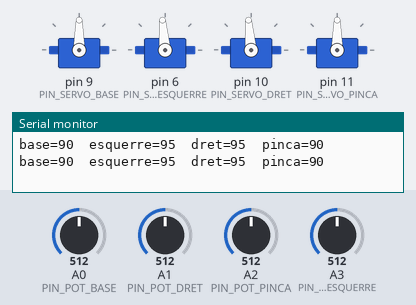
Bench run of a sketch on a simulated Arduino Uno, built with avr-gcc and run on an emulated ATmega328P. Shown: 4 × servo, the last lines printed to the serial monitor. The inputs (shaded band) are chosen by the test bench; at power-on: A0 (PIN_POT_BASE) = 512, A1 (PIN_POT_DRET) = 512, A2 (PIN_POT_PINCA) = 512, A3 (PIN_POT_ESQUERRE) = 512.

Above: at 1.2 s.
1.3 s: A0 (PIN_POT_BASE) set to 716
At 2.2 s:
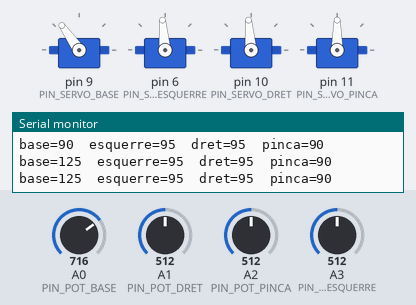
2.8 s: A1 (PIN_POT_DRET) set to 716
At 3.8 s:
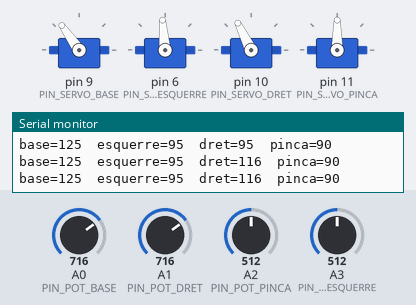
4.3 s: A2 (PIN_POT_PINCA) set to 716
At 4.6 s:
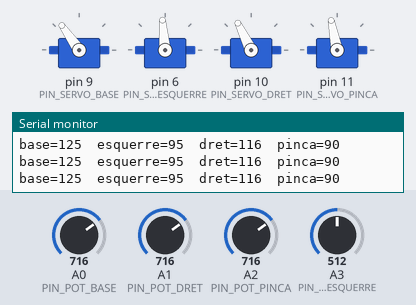
5.8 s: A3 (PIN_POT_ESQUERRE) set to 716
At 6.1 s:
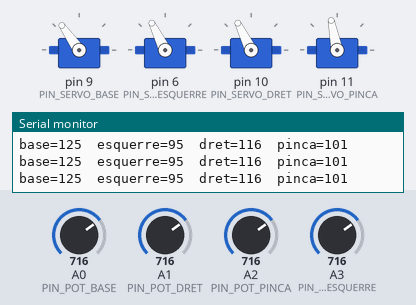
7.3 s: A0 (PIN_POT_BASE) set to 490
At 8.1 s:
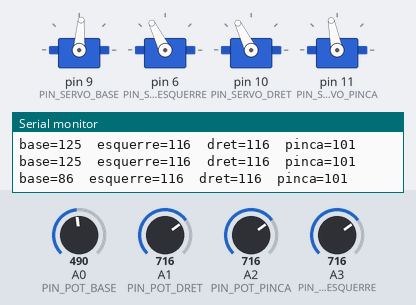
8.8 s: A1 (PIN_POT_DRET) set to 490
At 9.7 s:
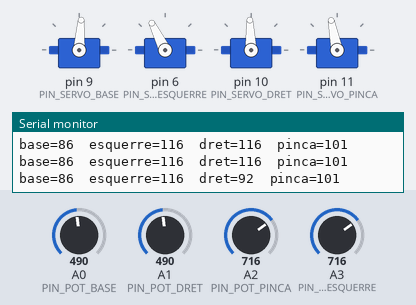
Timing chart, 0 to 11.3 s (numbered marks = the images above; inputs shaded):
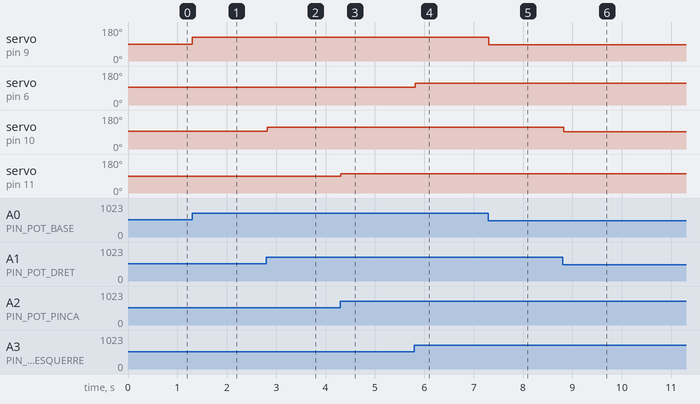

Measured:
- after the input at 1.3 s, servo on pin 9 (PIN_SERVO_BASE): 90° → 125° at once
- after the input at 2.8 s, servo on pin 10 (PIN_SERVO_DRET): 95° → 116° at once
- after the input at 4.3 s, servo on pin 11 (PIN_SERVO_PINCA): 90° → 101° at once
- after the input at 5.8 s, servo on pin 6 (PIN_SERVO_ESQUERRE): 95° → 116° at once
- after the input at 7.3 s, servo on pin 9 (PIN_SERVO_BASE): 125° → 86° at once
- after the input at 8.8 s, servo on pin 10 (PIN_SERVO_DRET): 116° → 92° at once

The sketch:

T2_mearm_arduino.ino
```cpp
// Codi de referencia del brac MeArm V1.1 - VERSIO ARDUINO
// 4 servos controlats amb 4 potenciometres, cadascun dins del seu rang segur.
// Cablatge: el de la guia 00_Muntatge_brac_MeArm.md (versio Arduino).
// ATENCIO: els 4 servos amb ALIMENTACIO EXTERNA (piles) i GND comu. Mai per USB
// ni pel pin 5V de l'UNO.
//
// Truc per trobar els angles limit: obre el Monitor serie (9600). Cada mig
// segon s'hi escriuen els 4 angles. Mou un potenciometre a poc a poc fins que
// la peca toqui, i anota l'angle una mica abans.

#include <Servo.h>

const int PIN_SERVO_BASE = 9;
const int PIN_SERVO_ESQUERRE = 6;   // servo nou del MeArm
const int PIN_SERVO_DRET = 10;      // ocupa el lloc del colze del brac de 3 servos
const int PIN_SERVO_PINCA = 11;

const int PIN_POT_BASE = A0;
const int PIN_POT_DRET = A1;
const int PIN_POT_PINCA = A2;
const int PIN_POT_ESQUERRE = A3;    // 4t potenciometre (el kit en porta 3)

// Limits d'angle REALS de cada servo: canvieu-los pels que heu anotat al
// bloc D de la guia. El servo mai ha de forcar el topall mecanic.
const int BASE_MIN = 0,      BASE_MAX = 180;
const int ESQUERRE_MIN = 40, ESQUERRE_MAX = 150;
const int DRET_MIN = 40,     DRET_MAX = 150;
const int PINCA_MIN = 60,    PINCA_MAX = 120;   // tancada .. oberta

// Zona morta: nomes es mou el servo si l'angle nou canvia mes d'aquests
// graus. Aixi el soroll del potenciometre no fa tremolar el brac.
const int ZONA_MORTA = 2;

Servo base, esquerre, dret, pinca;

int angleBase, angleEsquerre, angleDret, anglePinca;
unsigned long tDarrerInforme = 0;

// Llegeix un potenciometre i el converteix al rang segur del seu servo
int llegeixAngle(int pinPot, int minim, int maxim) {
  return map(analogRead(pinPot), 0, 1023, minim, maxim);
}

// Escriu l'angle nou nomes si s'allunya prou de l'actual
void mouSiCal(Servo &servo, int &actual, int nou) {
  if (abs(nou - actual) > ZONA_MORTA) {
    actual = nou;
    servo.write(actual);
  }
}

void setup() {
  Serial.begin(9600);

  // Primer es calcula la posicio dels potenciometres i despres s'engega cada
  // servo: aixi el brac no fa un salt a 90 graus en arrencar.
  angleBase = llegeixAngle(PIN_POT_BASE, BASE_MIN, BASE_MAX);
  angleEsquerre = llegeixAngle(PIN_POT_ESQUERRE, ESQUERRE_MIN, ESQUERRE_MAX);
  angleDret = llegeixAngle(PIN_POT_DRET, DRET_MIN, DRET_MAX);
  anglePinca = llegeixAngle(PIN_POT_PINCA, PINCA_MIN, PINCA_MAX);

  base.write(angleBase);
  esquerre.write(angleEsquerre);
  dret.write(angleDret);
  pinca.write(anglePinca);

  base.attach(PIN_SERVO_BASE);
  esquerre.attach(PIN_SERVO_ESQUERRE);
  dret.attach(PIN_SERVO_DRET);
  pinca.attach(PIN_SERVO_PINCA);
}

void loop() {
  mouSiCal(base, angleBase, llegeixAngle(PIN_POT_BASE, BASE_MIN, BASE_MAX));
  mouSiCal(esquerre, angleEsquerre, llegeixAngle(PIN_POT_ESQUERRE, ESQUERRE_MIN, ESQUERRE_MAX));
  mouSiCal(dret, angleDret, llegeixAngle(PIN_POT_DRET, DRET_MIN, DRET_MAX));
  mouSiCal(pinca, anglePinca, llegeixAngle(PIN_POT_PINCA, PINCA_MIN, PINCA_MAX));

  // Informe al Monitor serie sense delay(): el control no s'atura mai
  if (millis() - tDarrerInforme > 500) {
    tDarrerInforme = millis();
    Serial.print("base=");
    Serial.print(angleBase);
    Serial.print("  esquerre=");
    Serial.print(angleEsquerre);
    Serial.print("  dret=");
    Serial.print(angleDret);
    Serial.print("  pinca=");
    Serial.println(anglePinca);
  }

  delay(20);   // ~50 actualitzacions/s: suficient i suau
}
```
